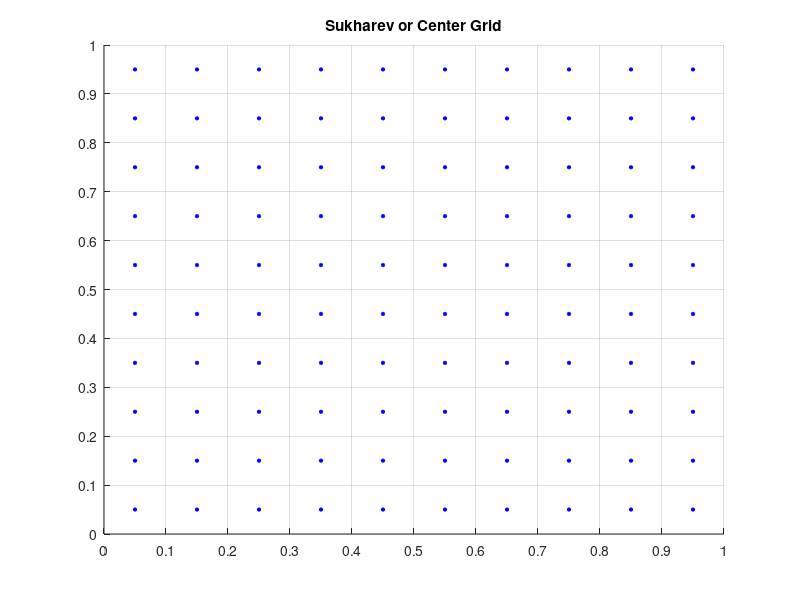
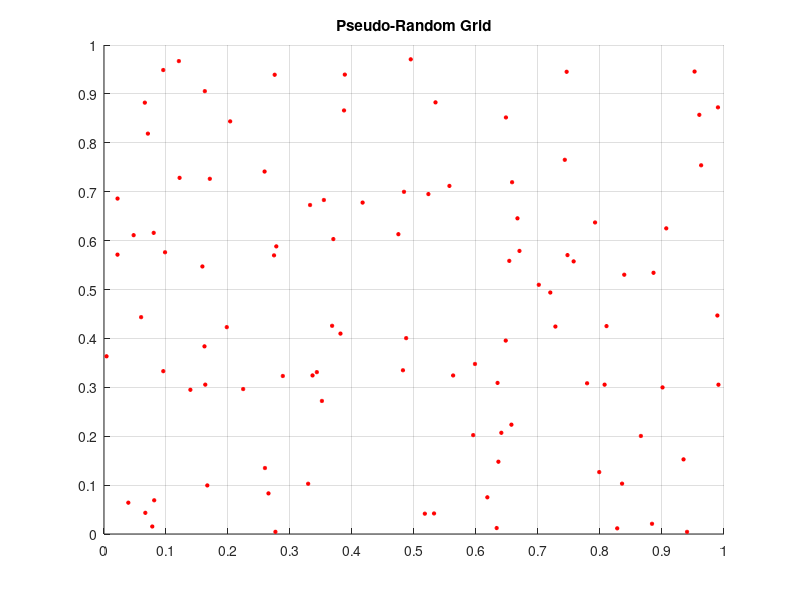
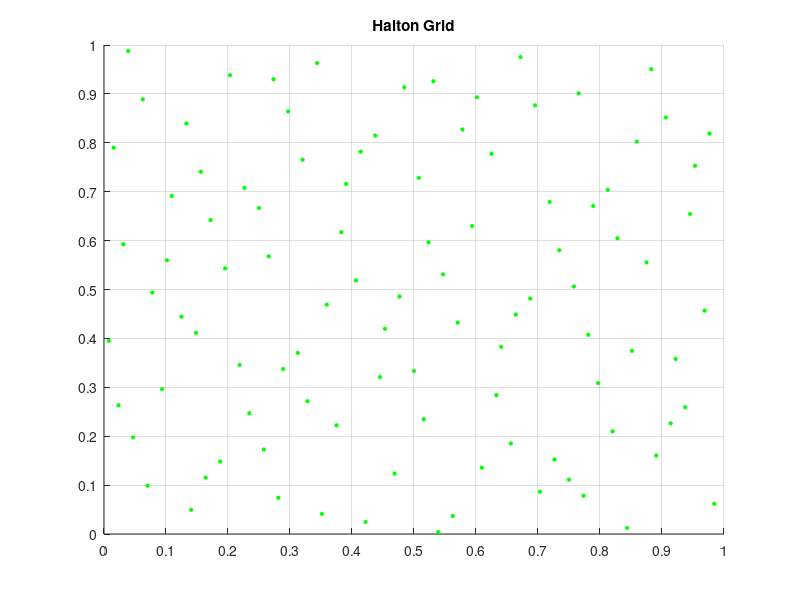

These charts were generated, in order, by the following MATLAB code:
%%%%%%%%%%%%%%%%%%%%%%%%%%%%%%%%%%%%%%%%%%%%%%%%%%%%
% Intro to Robotics, ME170A/ECE181A, Spring 2011
% Carlos Torres
% May 1, 2011
%%%%%%%%%%%%%%%%%%%%%%%%%%%%%%%%%%%%%%%%%%%%%%%%%%%%
% For n = 100 in the unit square X = [0, 1]2 in the plane 
% this code plots the following sample sets: 
% 1. the uniform Sukharev center grid, 
% 2. a random uniformly generated with MATLAB command rand, and 
% 3. the 2-dimensional Halton sequence generated by prime numbers 2 and 3. 


clear all; close all; clc;
%% Sukharev Grid
% given:
n = 100;
d = 2;
l = n ^ (1/d);

% set the ranges
i = 1:l;
j = 1:l;

% This could be done as a single mesh operation; however, this might be
% easier follow. P := point
P_i = (1/(2*l)) * ((2*i)-1);
P_j = (1/(2*l)) * ((2*i)-1); %NOTE: P_j = P_i

% plot single markers for each coordinate pair (P_i,P_j)
figure()
hold on;
for Index_i=1:l
    for Index_j=1:l
        plot(P_i(Index_i),P_j(Index_j),'*b','LineWidth',1,'MarkerSize',3);
    end
end
% set the tick lines for the grid
set (gca, 'YTick', [0:1/l:1]);
set (gca, 'XTick', [0:1/l:1]);
grid on;
hold off;
title ('Sukharev or Center Grid');


%% Pseudo Randomly Grid
Rand_P = rand(n,d);
% Note: Each of the columns 'd' represents an element of the coordinate
% pair. 

% plot single markers for each coordinate pair 
%               (Rand_P(index,1),Rand_P(index,1))
figure()
hold on;
for Index = 1: n;
    plot(Rand_P(Index,1),Rand_P(Index,2),'*r','LineWidth',1,'MarkerSize',3);
end
set (gca, 'YTick', [0:1/l:1]);
set (gca, 'XTick', [0:1/l:1]);
grid on;
hold off;
title ('Pseudo-Random Grid')

%% Halton Sequence Grid
N =100; % common to both

% Halton Base = 2
base = 2;
S_base2   = zeros (1,N);

for i = 1:N
    f     = 1/base;    
    itmp  = i;
    x     = 0;
while(itmp>0)
    q     = floor(itmp/base);
    r     = rem(itmp,base);
    x     = x + f * r;
    itmp  = q;
    f     = f/base;
end
    S_base2 (i) = x;
end


% Halton Base = 3
base = 3;
S_base3   = zeros (1,N);

for i = 1:N
    f     = 1/base;    
    itmp  = i;
    x     = 0;
while(itmp>0)
    q     = floor(itmp/base);
    r     = rem(itmp,base);
    x     = x + f * r;
    itmp  = q;
    f     = f/base;
end
    S_base3 (i) = x;
end

% plot the coordinate pairs: (HaltonSequenceBase2, HaltonSequenceBase3)
figure()
hold on;
for Index = 1:N;
    plot(S_base2(Index),S_base3(Index),'*g','LineWidth',1,'MarkerSize',3);
end
set (gca, 'YTick', [0:1/l:1]);
set (gca, 'XTick', [0:1/l:1]);
grid on;
hold off;
title ('Halton Grid');


